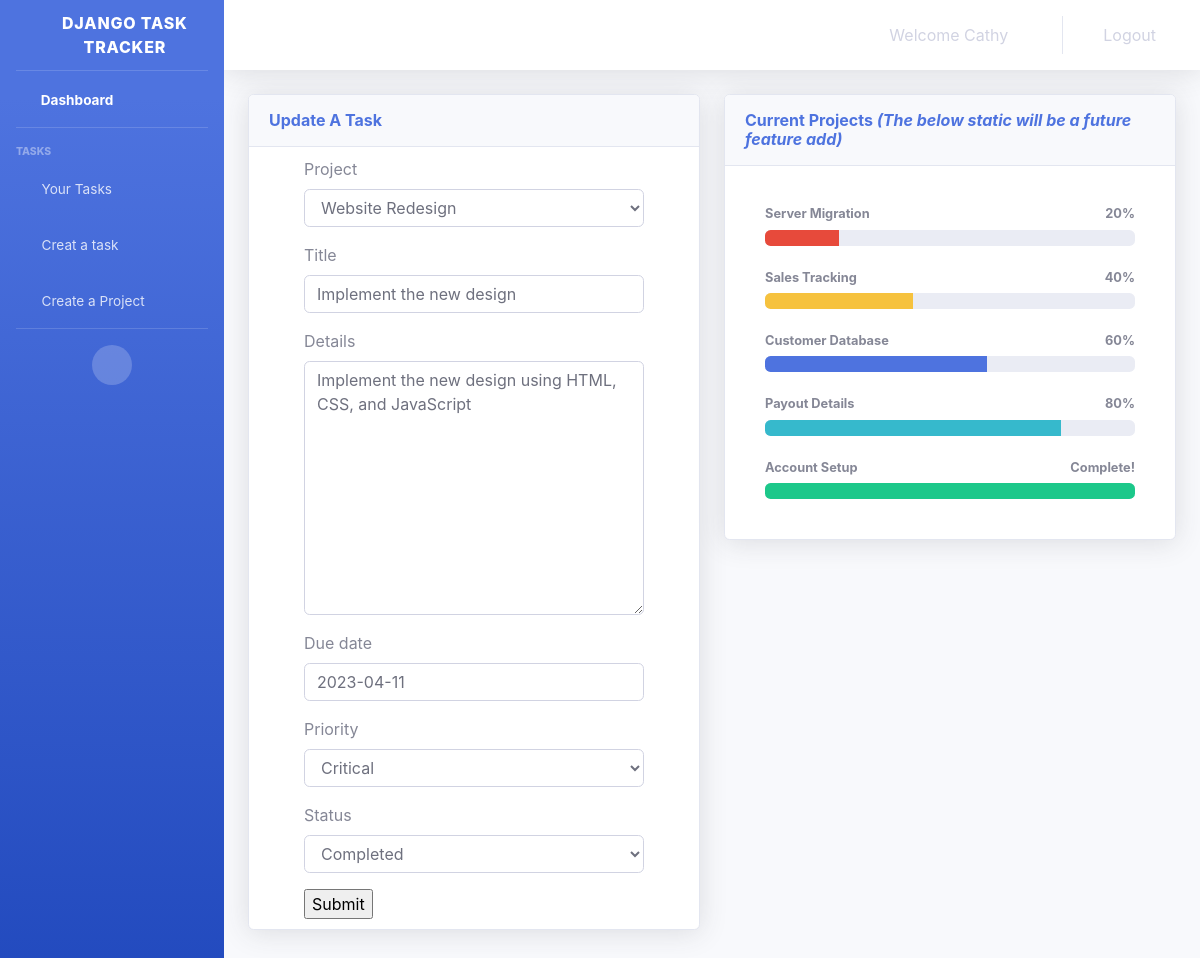
Page /update_task/12 (signed in) on the committed database.
### account/models.py (models this page shows, shortened)
class Task(models.Model):
    priority_choice= [
    ('Critical', 'Critical'),
    ('Medium', 'Medium'),
    ('Low', 'Low'),
    ('Best Effort', 'Best effort'),
    ]
    status_choice= [
    ('Ready to go', 'Ready to go'),
    ('In progress', 'In progress'),
    ('Completed', 'Completed'),
    ('stuck', 'Stuck'),
    ]
    owner = UserForeignKey(auto_user_add=True, on_delete=models.SET_NULL, null='TRUE')
    project = models.ForeignKey(Project, on_delete=models.CASCADE)
    title = models.CharField(max_length=100)
    details = models.TextField(blank=True)
    due_date = models.DateField()
    priority = models.CharField(max_length=100, null=True, choices=priority_choice)
    status = models.CharField(max_length=100, null=True, choices=status_choice)

### account/views.py (the view)
# urls.py: path('update_task/<str:pk>', views.update_task, name="update_task"),
@login_required
def update_task(request, pk):
    TableTitle = "Update A Task"
    task = Task.objects.get(id=pk)
    form = TaskForm(instance=task)
    if request.method == "POST":
        form = TaskForm(request.POST, instance=task)
        if form.is_valid():
            form.save()
            messages.success(request, 'Task Updated')
            return redirect('dashboard')
    context = {'form':form, 'TableTitle':TableTitle}
    return render(request, 'pages/task_form.html', context)

### account/forms.py
class TaskForm(ModelForm):
    class Meta:
        model = Task
        fields = "__all__"
        widgets = {
            "due_date": DatePickerInput(),
        }

### account/models.py (called while the page is built)
    def __str__(self):
        return self.name

### templates/pages/task_form.html (shortened to what this page needs)
{% extends 'base.html' %}
{% load static %}
{% load bootstrap4 %}
{% block content %}
  <div id="wrapper">
  {%include 'partials/_nav.html'%}
    <div class="container-fluid">
    <div class="row">
      <div class="col-lg-6 mb-4">
        <div class="card shadow mb-4">
          <div class="card-header py-3">
              <h6 class="m-0 font-weight-bold text-primary">{{ TableTitle }}</h6>
          </div>
          <div class="form-group" style="width: 80%;height: auto;margin: 0 auto;padding: 10px;position: relative;">
              <form action="" method="POST">
              {% bootstrap_form form %}
              <input type="submit" name="Submit" />
              </form>
          </div>
        </div>
      </div>
      <div class="col-lg-6 mb-4">
        <div class="card shadow mb-4">
            <div class="card-header py-3">
                <h6 class="m-0 font-weight-bold text-primary">Current Projects <i>(The below static will be a future feature add)</i></h6>
            </div>
            <div class="card-body">
                <div class="card-body">
                                    <h4 class="small font-weight-bold">Server Migration <span
                                            class="float-right">20%</span></h4>
                                    <div class="progress mb-4">
                                        <div class="progress-bar bg-danger" role="progressbar" style="width: 20%"
                                            aria-valuenow="20" aria-valuemin="0" aria-valuemax="100"></div>
                                    </div>
                                    <h4 class="small font-weight-bold">Sales Tracking <span
                                            class="float-right">40%</span></h4>
                                    <div class="progress mb-4">
                                        <div class="progress-bar bg-warning" role="progressbar" style="width: 40%"
                                            aria-valuenow="40" aria-valuemin="0" aria-valuemax="100"></div>
                                    </div>
                                    <h4 class="small font-weight-bold">Customer Database <span
                                            class="float-right">60%</span></h4>
                                    <div class="progress mb-4">
                                        <div class="progress-bar" role="progressbar" style="width: 60%"
                                            aria-valuenow="60" aria-valuemin="0" aria-valuemax="100"></div>
                                    </div>
                                    <h4 class="small font-weight-bold">Payout Details <span
                                            class="float-right">80%</span></h4>
                                    <div class="progress mb-4">
                                        <div class="progress-bar bg-info" role="progressbar" style="width: 80%"
                                            aria-valuenow="80" aria-valuemin="0" aria-valuemax="100"></div>
                                    </div>
                                    <h4 class="small font-weight-bold">Account Setup <span
                                            class="float-right">Complete!</span></h4>
                                    <div class="progress">
                                        <div class="progress-bar bg-success" role="progressbar" style="width: 100%"
                                            aria-valuenow="100" aria-valuemin="0" aria-valuemax="100"></div>
                                    </div>
                  </div>
                </div>
        </div>
      </div>
</div>
  </div>
{% endblock %}

### templates/partials/_nav.html (shortened to what this page needs)
        {% load static %}
        <ul class="navbar-nav bg-gradient-primary sidebar sidebar-dark accordion" id="accordionSidebar">
            <a class="sidebar-brand d-flex align-items-center justify-content-center" href="">
                <div class="sidebar-brand-icon rotate-n-15">
                    <i class="fas fa-laugh-wink"></i>
                </div>
                <div class="sidebar-brand-text mx-3">Django Task Tracker</div>
            </a>
            <hr class="sidebar-divider my-0">
            <li class="nav-item active">
                <a class="nav-link" href="{% url 'dashboard' %}">
                    <i class="fas fa-fw fa-tachometer-alt"></i>
                    <span>Dashboard</span></a>
            </li>
            <hr class="sidebar-divider">
            <div class="sidebar-heading">
                Tasks
            </div>
            <li class="nav-item">
                 <a class="nav-link" href="{% url 'your_tasks' %}" >
                    <i class="fas fa-fw fa-clipboard-check"></i>
                    <span>Your Tasks</span>
                </a>
            </li>
            <li class="nav-item">
                <a class="nav-link" href="{% url 'create_task' %}" >
                    <i class="fas fa-fw fa-edit"></i>
                    <span>Creat a task</span>
                </a>
            </li>
            <li class="nav-item">
                 <a class="nav-link" href="{% url 'create_project' %}" >
                    <i class="fas fa-fw fa-box-open"></i>
                    <span>Create a Project</span>
                </a>
            </li>
            <hr class="sidebar-divider">
            <div class="text-center d-none d-md-inline">
                <button class="rounded-circle border-0" id="sidebarToggle"></button>
            </div>
        </ul>
        <div id="content-wrapper" class="d-flex flex-column">
            <div id="content">
                <nav class="navbar navbar-expand navbar-light bg-white topbar mb-4 static-top shadow">
                    <ul class="navbar-nav ml-auto">
                        <li class="nav-item no-arrow">
                            <div class="nav-link >
                                <h5><span class="mr-2 d-none d-lg-inline text-gray-600 small">Welcome {{ user.first_name }} &nbsp;
                                <i class="fas fa-regular fa-dog fa-lg" style="color:#4e73df;"></i> </span></h5>
                            </div>
                        </li>
                        <li class="nav-item mr-3">
                            <a href="javascript:{document.getElementById('logout').submit()}"  class="nav-link">
                            <i class="fas fa-sign-out-alt"></i>Logout</a>
                        </li>
                    </ul>
                </nav>

### rows in the picture
Task: project "Website Redesign", title "Implement the new design", details "Implement the new design using HTML, CSS, and JavaScript", due_date "2023-04-11", priority "Critical", status "Completed"

### other values in the picture
{{ user.first_name }} "Cathy"
{{ TableTitle }} "Update A Task"
